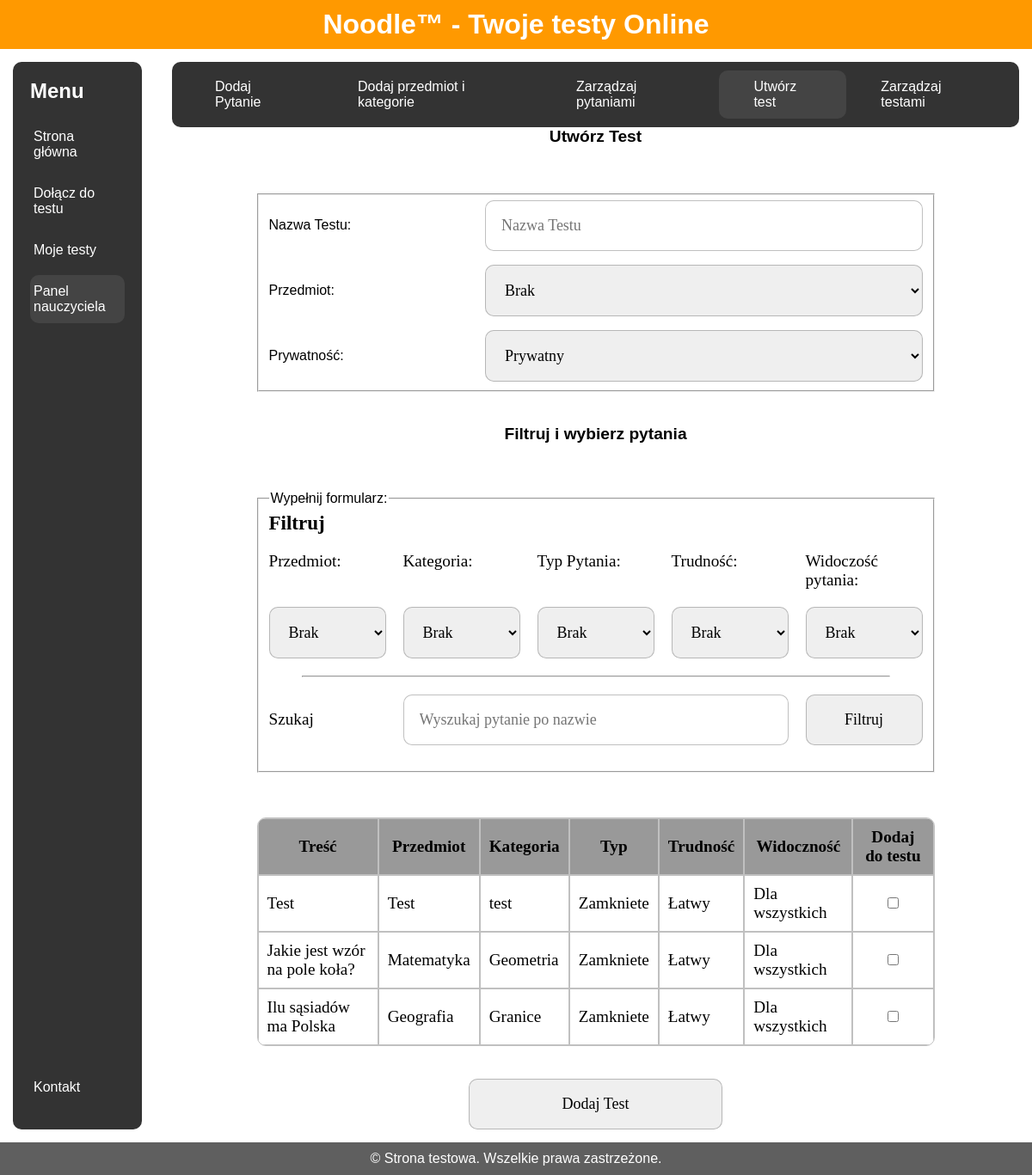
Page /Strona/html/panel_nauczyciela/utworz_test.php on the committed database.
### tables this page shows
CREATE TABLE `pytania` (
  `id` int(11) NOT NULL,
  `tresc` varchar(1000) NOT NULL,
  `przedmiot_id` int(11) NOT NULL,
  `kategoria_id` int(11) NOT NULL,
  `poziom_id` int(11) NOT NULL,
  `zdjecie` varchar(50) DEFAULT NULL,
  `autor` int(11) NOT NULL,
  `prywatnosc` tinyint(1) NOT NULL,
  `typ_pytania` int(11) NOT NULL
);

CREATE TABLE `przedmioty` (
  `id` int(11) NOT NULL,
  `nazwa` varchar(30) NOT NULL
);

CREATE TABLE `kategoria` (
  `id` int(11) NOT NULL,
  `nazwa` varchar(40) NOT NULL
);

CREATE TABLE `typ_pytania` (
  `id` int(11) NOT NULL,
  `nazwa_typu` varchar(15) NOT NULL
);

CREATE TABLE `poziom` (
  `id` int(11) NOT NULL,
  `trudnosc_nazwa` varchar(10) NOT NULL
);

### Strona/html/panel_nauczyciela/utworz_test.php (the view, shortened to what this page needs)
<!DOCTYPE html>
<html lang="en">
<head>
    <link rel="stylesheet" href="../../styles.css">
</head>
<body>
<div class="wrapper">
    <div class="header-content" id="head">
        <h1>Noodle™ - Twoje testy Online</h1>
    </div>
    <div class="container">
    <div class="sidebar" id="menu">
        <ul>
            <h2>Menu</h2>
            <li><a href="../../index.php">Strona główna</a></li>
            <li><a href="../dolacz_kod.php">Dołącz do testu</a></li>
            <li><a href="../moje_testy.php">Moje testy</a></li>
            <li><a href="../panel_nauczyciela.php" class="aktualna-strona">Panel nauczyciela</a></li>
        </ul>
        <ul>
            <li><a href="../kontakt.php">Kontakt</a></li>
        </ul>
    </div>
        <div class="main-content" id="main">
            <div class="innermenu" id="">
                <ul style="display: flex; justify-content: space-evenly;">
                    <li><a href="dodaj.php">Dodaj Pytanie</a></li>
                    <li><a href="dodaj_kat.php">Dodaj przedmiot i kategorie</a></li>
                    <li><a href="zarz_pyt.php" >Zarządzaj pytaniami</a></li>
                    <li><a href="utworz_test.php" class="aktualna-strona">Utwórz test</a></li>
                    <li><a href="zarz_testami.php">Zarządzaj testami</a></li>
                </ul>
            </div>
            <div class="haslo">
                <p style="margin-bottom:1em">Utwórz Test</p>
                <br><br>
                <fieldset style="width: 80%;display:grid;gap:1em">
                    <label for="nazwa_testu" style="grid-column: 1 / 2;align-self:center;">Nazwa Testu:</label>
                    <input type="text" id="nazwa_testu" name="nazwa_testu" placeholder="Nazwa Testu" style="grid-column: 3 / 7;">
                    <label for="przedmiot_testu" style="grid-column: 1 / 2;align-self:center;">Przedmiot:</label>
                    <select id="przedmiot_testu" name="_testu" style="grid-column: 3 / 7;" required>
								<?php
									$selected = isset($_GET['przedmiot']) ? $_GET['przedmiot'] : '0';
									echo '<option value="0" ' . ($selected == '0' ? 'selected' : '') . '>Brak</option>';
								?>
					</select>
                    <label for="prywatnosc_testu" style="grid-column: 1 / 2;align-self:center;">Prywatność:</label>
                    <select id="prywatnosc_testu" style="grid-column: 3/7" name="prywatnosc_testu">
                        <option value="0">Prywatny</option>
                    </select>
                </fieldset>
                <p style="margin-top:2em;margin-bottom:1em">Filtruj i wybierz pytania</p>
					<br><br>
					<fieldset style="width: 80%;margin-bottom:1em">
						<legend>Wypełnij formularz:</legend>
						<form action="" method="GET" class="zarzadzaj">
							<p class="mid-width" style="grid-column: 1 / 3;">Filtruj</p>
							<p class="mid-width" style="grid-column: 4 / 6;"></p>
							<label for="przedmiot">Przedmiot:</label>
							<label for="kategoria">Kategoria:</label>
							<label for="typ">Typ Pytania:</label>
							<label for="poziom">Trudność:</label>
							<label for="prywatnosc">Widoczość pytania:</label>
							<select id="przedmiot" name="przedmiot">
								<?php
									$selected = isset($_GET['przedmiot']) ? $_GET['przedmiot'] : '0';
									echo '<option value="0" ' . ($selected == '0' ? 'selected' : '') . '>Brak</option>';
								?>
							</select>
							<select id="kategoria" name="kategoria">
								<?php
									$selected = isset($_GET['kategoria']) ? $_GET['kategoria'] : '0';
									echo '<option value="0" ' . ($selected == '0' ? 'selected' : '') . '>Brak</option>';
								?>
							</select>
							<select id="typ" name="typ">
								<?php
									$selected = isset($_GET['typ']) ? $_GET['typ'] : '0';
									echo '<option value="0" ' . ($selected == '0' ? 'selected' : '') . '>Brak</option>';
								?>
							</select>
							<select id="poziom" name="poziom">
								<?php
									$selected = isset($_GET['poziom']) ? $_GET['poziom'] : '0';
									echo '<option value="0" ' . ($selected == '0' ? 'selected' : '') . '>Brak</option>';
								?>
							</select>
							<select id="prywatnosc" name="prywatnosc">
								<option value="0">Brak</option>
							</select>
							<hr class="full-width" style="width: 90%; margin: auto;">
							<label for="tresc" style="align-self: center;">Szukaj</label>
							<?php
								$selected = isset($_GET['tresc']) ? $_GET['tresc'] : '';
								echo '<input type="text" id="tresc" name="tresc" placeholder="Wyszukaj pytanie po nazwie" value="' . $selected . '" style="grid-column: 2 / 5;" >';
							?>
							<input type="submit" style="grid-column: 5 / 6;" value="Filtruj">
						</form>
					</fieldset>
					<br>
                <br>
                <div class="pytania">
                    <form id="question-form"style="display: block;width:100%">
                        <table style="width: 100%;">
                            <thead>
                            <tr>
                                <th class="szerokie">Treść</th>
                                <th>Przedmiot</th>
                                <th>Kategoria</th>
                                <th>Typ</th>
                                <th>Trudność</th>
                                <th>Widoczność</th>
                                <th>Dodaj do testu</th>
                            </tr>
                            </thead>
                            <tbody>
                            <?php
                            $servername = "localhost";
                            $username = "root";
                            $password = "";
                            $dbname = "baza";
                            $conn = new mysqli($servername, $username, $password, $dbname);
                            $sql = "SELECT pytania.id, pytania.tresc, przedmioty.nazwa AS przedmiot, kategoria.nazwa AS kategoria, typ_pytania.nazwa_typu AS typ, poziom.trudnosc_nazwa AS trudnosc, pytania.prywatnosc AS widocznosc
                                    FROM Pytania
                                    INNER JOIN Przedmioty ON pytania.przedmiot_id = przedmioty.id
                                    INNER JOIN Kategoria ON pytania.kategoria_id = kategoria.id
                                    INNER JOIN Typ_pytania ON pytania.typ_pytania = typ_pytania.id
                                    INNER JOIN Poziom ON pytania.poziom_id = poziom.id
                                    WHERE 1=1";
                            $result = $conn->query($sql);
                            if ($result->num_rows > 0) {
                                while ($row = $result->fetch_assoc()) {
                                    echo '<tr id="' . $row['id'] . '">
                                            <td>' . $row['tresc'] . '</td>
                                            <td>' . $row['przedmiot'] . '</td>
                                            <td>' . $row['kategoria'] . '</td>
                                            <td>' . $row['typ'] . '</td>
                                            <td>' . $row['trudnosc'] . '</td>
                                            <td>' . ($row['widocznosc'] === 'tylkoja' ? 'Tylko dla mnie' : 'Dla wszystkich') . '</td>
                                            <td style="text-align:center;"><input type="checkbox" name="question_ids[]" value="' . $row['id'] . '"></td>
                                          </tr>';
                                }
                            } else {
                                echo '<tr><td colspan="7">Brak pytań do wyświetlenia.</td></tr>';
                            }
                            ?>
                            </tbody>
                        </table>
                    </form>
                </div>
                <br>
                <button id="add-test-button" style="padding: 1em;font-family: calibri;width: 30%;font-size: large;border: 1px solid #70707070;border-radius: 10px;">Dodaj Test</button>
            </div>
        </div>
    </div>
    <div class="footer" id="stopka">
        <p>&copy; Strona testowa. Wszelkie prawa zastrzeżone.</p>
    </div>
</div>
</body>
</html>

### Strona/styles.css (style rules this page uses)
* { box-sizing: border-box; margin: 0; }
body { font-family: Arial, sans-serif; display: flex; min-height: 100vh; flex-direction: column; }
.header-content { background-color: #ff9900; color: #fff; padding: 10px 0; text-align: center; position: sticky; width: 100%; top: 0; z-index: 1000; }
.header-content h1 { margin: 0; }
.wrapper { flex: 1; display: flex; flex-direction: column; }
.container { display: flex; flex: 1; align-items: flex-start; }
.sidebar { display: flex; flex-direction: column; background-color: #333; color: #fff; position: sticky; width: 12%; min-width: 150px; padding: 20px; margin: 15px; margin-right: 20px; border-radius: 10px; top: 0px; left: 0; height: auto; z-index: 900; overflow-y: auto; justify-content: space-between; }
.innermenu { display: flex; flex-direction: column; background-color: #333; color: #fff; width: 100%; min-width: 150px; border-radius: 10px; top: 0px; left: 0; height: auto; z-index: 900; overflow-y: auto; justify-content: space-between; align-self: start; }
.sidebar h2 { margin-bottom: 20px; }
.sidebar ul { list-style-type: none; padding: 0; margin-bottom: 0; }
.sidebar ul li { margin-bottom: 10px; }
.sidebar ul li a { color: #fff; text-decoration: none; display: block; padding: 10px 4px; }
.aktualna-strona { background-color: #444; border-radius: 10px; }
.innermenu ul { list-style-type: none; padding: 10px; margin-bottom: 0; }
.innermenu ul li a { color: #fff; text-decoration: none; display: block; padding: 10px 40px 10px 40px; }
.main-content { display: flex; flex: 1; flex-direction: column; justify-content: center; padding: 15px; flex-wrap: wrap; }
.footer { background-color: #5f5f5f; color: #fff; text-align: center; padding: 10px 0; }
form { display: grid; grid-template-columns: 1fr 1fr; gap: 20px; margin-bottom: 20px; font-family: calibri; font-size: larger; }
.full-width { grid-column: 1 / 3; position: relative; height: 100%; }
.haslo { display: flex; align-items: center; justify-content: center; min-width: 300px; flex-direction: column; }
.haslo > p { font-weight: bold; font-size: larger; }
input,textarea { padding: 1em; font-family: calibri; width: 100%; font-size: large; border: 1px solid #70707070; resize: vertical; border-radius:10px; }
table { position: relative; border-spacing: 0; font-family: calibri; z-index: 2; border: solid 1px #70707070; border-radius: 10px; overflow: hidden; }
td, th { padding: 10px; border: solid 1px #70707070; background-clip: padding-box; }
td { background-color: white; }
th { background-color: #999; }
.pytania { width: 80%; display: flex; align-items: center; justify-content: center; min-width: 300px; flex-direction: column; }
.zarzadzaj { display: grid; grid-template-columns: 1fr 1fr 1fr 1fr 1fr; gap: 20px; margin-bottom: 20px; font-family: calibri; font-size: larger; }
.zarzadzaj > .full-width { grid-column: 1 / 6; position: relative; height: 100%; }
.zarzadzaj > .mid-width { position: relative; height: 100%; font-weight: bolder; font-size: larger; }
select { padding: 1em; font-family: calibri; width: 100%; font-size: large; border: 1px solid #70707070; resize: vertical; border-radius: 10px; }

### rows in the picture
pytania: tresc "Test", przedmiot.nazwa "Test", kategoria.nazwa "test", typ_pytania.nazwa_typu "Zamkniete", poziom.trudnosc_nazwa "Łatwy", prywatnosc "Dla wszystkich"
pytania: tresc "Jakie jest wzór na pole koła?", przedmiot.nazwa "Matematyka", kategoria.nazwa "Geometria", typ_pytania.nazwa_typu "Zamkniete", poziom.trudnosc_nazwa "Łatwy", prywatnosc "Dla wszystkich"
pytania: tresc "Ilu sąsiadów ma Polska", przedmiot.nazwa "Geografia", kategoria.nazwa "Granice", typ_pytania.nazwa_typu "Zamkniete", poziom.trudnosc_nazwa "Łatwy", prywatnosc "Dla wszystkich"
